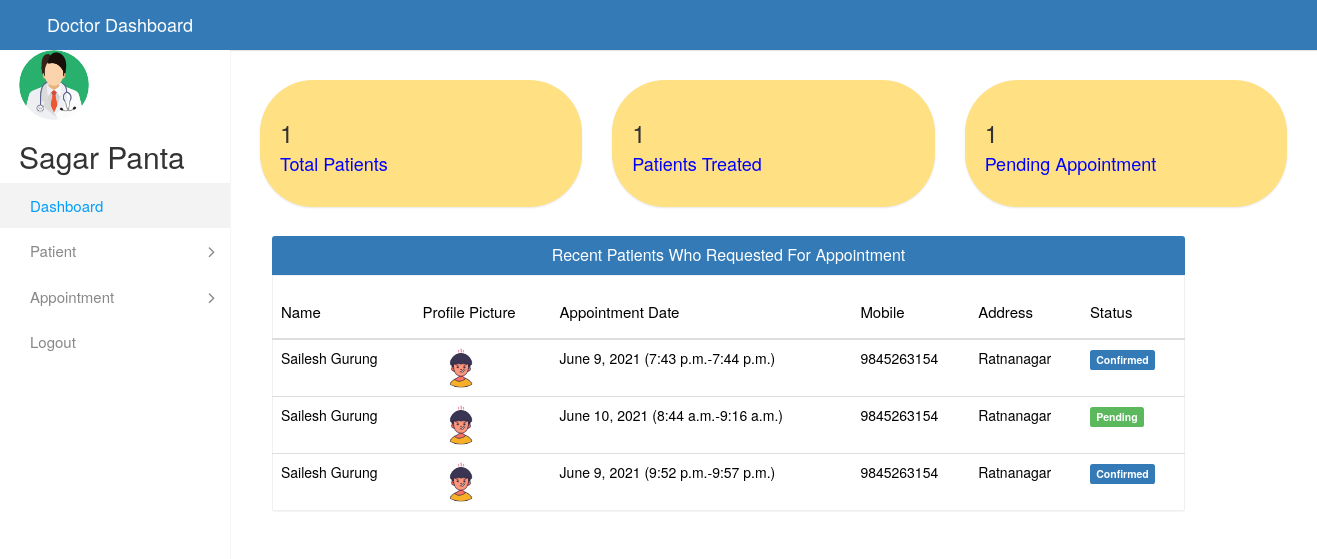
The page /doctor_view (signed in) on the database as committed earlier.
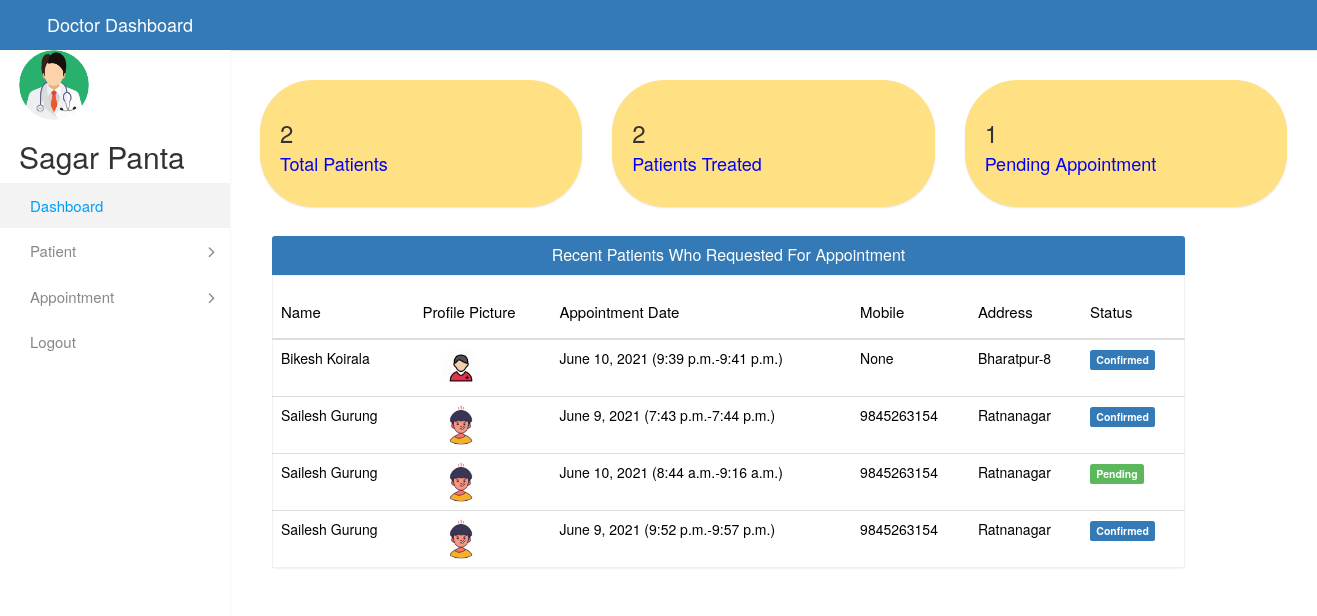
The same page on the database as committed later.
### account/models.py (models this page shows, shortened)
class Appointment(models.Model):
    doctor=models.ForeignKey(Doctor,on_delete=models.CASCADE,default="")
    patient=models.ForeignKey(Patient,on_delete=models.CASCADE,default="")
    appt_day=models.DateField(null=True)
    appt_time_from=models.TimeField(null=True)
    appt_time_to=models.TimeField(null=True)
    description=models.TextField(max_length=500)
    status=models.BooleanField(default=False)
    class Meta:
        ordering = ("-id",)

class Patient(models.Model):
    user = models.OneToOneField(User, on_delete=models.CASCADE)
    Address = models.CharField(max_length=150, blank=True, null=True)
    profile_pic= models.ImageField(upload_to='profilepic/patient',null=True,blank=True)
    Phone = models.CharField(max_length=150, blank=True, null=True)
    gender = models.CharField(
        max_length=50,
        choices=GENDER_CHOICE, default=3)
    age = models.IntegerField(blank=True, default=None, null=True)
    blood_group = models.CharField(
        max_length=50,
        choices=BLOOD_GROUPS, default='A+')
    status=models.BooleanField(default=False)
    @property
    def get_name(self):
        return self.user.first_name+" "+self.user.last_name

### account/views.py (the view)
# urls.py: path('doctor_view', views.doctor_dashboard,name="doctor_dashboard"),
@login_required(login_url='login')
@user_passes_test(logged_as_doctor)
def doctor_dashboard(request):
    doc_id=models.Doctor.objects.get(user_id=request.user.id)
    total_docs = len(set(models.Appointment.objects.values_list('patient_id').filter(doctor_id=doc_id.id, status=True)))
    pending_appointment_no=models.Appointment.objects.all().filter(doctor_id=doc_id.id,status=False).count()
    total_treated = len(set(models.Prescription.objects.values_list('patient_id').filter(doctor_id=doc_id.id)))
    doctor=models.Doctor.objects.get(id=doc_id.id)
    appointment=models.Appointment.objects.all().filter(doctor_id=doc_id.id)
    data={
        'total': total_docs,
        'pending_appointment_no':pending_appointment_no,
        'total_treated':total_treated,
        'doctor':doctor,
        'appt':appointment,
    }
    return render(request,"doctor_dashboard.html",context=data)

### account/views.py (called while the page is built)
def logged_as_doctor(user):
    return user.groups.filter(name='doctor').exists()

### templates/doctor_dashboard.html (shortened to what this page needs)
{% extends 'doctor_base.html' %}
{% load static %}
{% block content %}
        <div class="page-wrapper">
            <div class="content">
                <div class="row">
                    <div class="col-md-4 col-sm-4 col-lg-4 col-xl-3">
                        <div class="dash-widget">
							<div class="dash-widget-info text-left">
								<h3>{{total}}</h3>
								<p style="color:blue;font-size:18px;">Total Patients</p>
							</div>
                        </div>
                    </div>
                    <div class="col-md-4 col-sm-4 col-lg-4 col-xl-3">
                        <div class="dash-widget">
                            <div class="dash-widget-info text-left">
                                <h3>{{total_treated}}</h3>
                                <p style="color:blue;font-size:18px;">Patients Treated</p>
                            </div>
                        </div>
                    </div>
                    <div class="col-md-4 col-sm-4 col-lg-4 col-xl-3">
                        <div class="dash-widget">
                            <div class="dash-widget-info text-left">
                                <h3>{{pending_appointment_no}}</h3>
                                <p style="color:blue;font-size:18px;">Pending Appointment</p>
                            </div>
                        </div>
                    </div>
                </div>
				<div class="container" style="margin-top: -51px;margin-left: -123px;padding-right: 122px;">
					<div class="panel panel-primary" style="border: none;">
					  <div class="panel-heading" style="text-align:center;">
						<h6 class="panel-title">Recent Patients Who Requested For Appointment</h6>
					  </div>
					  <table class="table table-hover" id="dev-table">
						<thead>
							<tr>
								<th><h1 style="font-size:15px;">Name</h1></th>
								<th><h1 style="font-size:15px;">Profile Picture</h1></th>
								<th><h1 style="font-size:15px;">Appointment Date</h1></th>
								<th><h1 style="font-size:15px;">Mobile</h1></th>
								<th><h1 style="font-size:15px;">Address</h1></th>
								<th><h1 style="font-size:15px;">Status</h1></th>
							</tr>
						</thead>
						{% for p in appt %}
							<tr>
								<td> {{p.patient.get_name}}</td>
								<td> <img src="/media/{{p.patient.profile_pic}}" alt="Profile Pic" height="40px" width="40px" /></td>
								<td>{{p.appt_day}} ({{p.appt_time_from}}-{{p.appt_time_to}})</td>
								<td>{{p.patient.Phone}}</td>
								<td>{{p.patient.Address}}</td>
								{%if p.status%}
          <td> <span class="label label-primary">Confirmed</span></td>
          {% else %}
          <td> <span class="label label-success">Pending</span></td>
          {% endif %}
							</tr>
						{% endfor %}
					  </table>
					</div>
				  </div>
            </div>
        </div>
    {% endblock content %}

Rows that differ between the two databases and show on the page:
added Appointment: patient.get_name "Bikesh Koirala", patient.profile_pic (picture), appt_day "June 10, 2021", appt_time_from "9:39 p.m.", appt_time_to "9:41 p.m.", patient.Phone "None", patient.Address "Bharatpur-8", status "Confirmed"
Other text that changed with them:
{{ total }}: "1" → "2"
{{ total_treated }}: "1" → "2"
